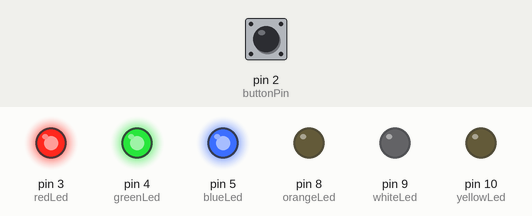
Recording of a sketch running on a simulated Arduino Uno, built with avr-gcc and run on an emulated ATmega328P. Shown: output pins drawn as LEDs (lit = HIGH). The inputs (shaded band) are chosen by the test bench; at power-on: pin 2 (buttonPin) LOW.

Above: at 1.2 s.
1.3 s: pin 2 (buttonPin) pulled HIGH for 0.15 s
At 2.1 s:
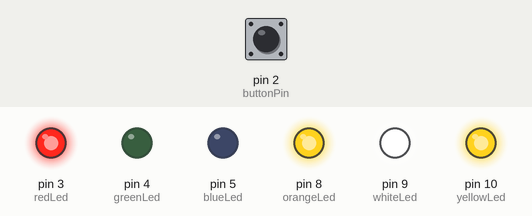
3.8 s: pin 2 (buttonPin) pulled HIGH for 1 s
At 4.2 s:
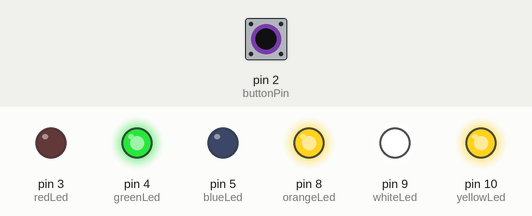
6.3 s: pin 2 (buttonPin) pulled HIGH for 0.15 s
At 7.1 s:
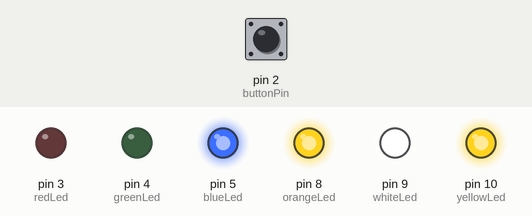
8.8 s: pin 2 (buttonPin) pulled HIGH for 3.2 s
At 13.5 s:
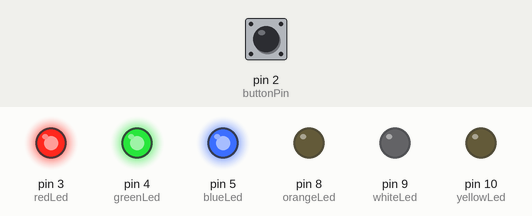
Timing chart, 0 to 15.0 s (numbered marks = the images above; inputs shaded):
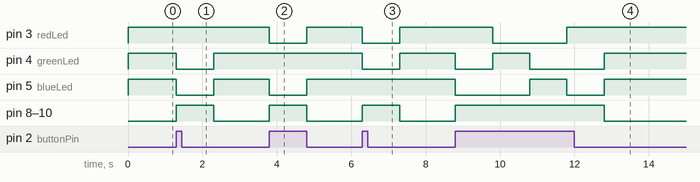

Measured:
- after the input at 1.3 s, pin 4 (greenLed), pin 5 (blueLed): HIGH → LOW at once, → HIGH 1.0 s later; pin 8 (orangeLed), pin 9 (whiteLed), pin 10 (yellowLed): LOW → HIGH at once, → LOW 1.0 s later
- after the input at 3.8 s, pin 3 (redLed), pin 5 (blueLed): HIGH → LOW at once, → HIGH 1.0 s later; pin 8 (orangeLed), pin 9 (whiteLed), pin 10 (yellowLed): LOW → HIGH at once, → LOW 1.0 s later
- after the input at 6.3 s, pin 3 (redLed), pin 4 (greenLed): HIGH → LOW at once, → HIGH 1.0 s later; pin 8 (orangeLed), pin 9 (whiteLed), pin 10 (yellowLed): LOW → HIGH at once, → LOW 1.0 s later
- after the input at 8.8 s, pin 3 (redLed): HIGH → LOW after 1.0 s, → HIGH 2.0 s later; pin 4 (greenLed): HIGH → LOW at once, → HIGH 1.0 s later, → LOW 1.0 s later, → HIGH 2.0 s later

The sketch:

19127608.ino
```cpp
const int buttonPin = 2;

const int redLed = 3;
const int greenLed = 4;
const int blueLed = 5;

const int orangeLed = 8;
const int whiteLed = 9;
const int yellowLed = 10;

int buttonState = 0;

unsigned long previousMillis;
unsigned long currentMillis;

unsigned long flag = 0;
const int holdingTime = 10000;
const int delayTime = 1000;

void setup()
{
	//Serial.begin(9600); //for debugging
	pinMode(buttonPin, INPUT);

	pinMode(redLed, OUTPUT); //led 1
	pinMode(greenLed, OUTPUT); //led 2
	pinMode(blueLed, OUTPUT); //led 3

	pinMode(orangeLed, OUTPUT); //led 4
	pinMode(whiteLed, OUTPUT); //led 5
	pinMode(yellowLed, OUTPUT); //led 6
}
void loop()
{
	buttonState = digitalRead(buttonPin);
	if(buttonState == HIGH) //push the button
	{
		previousMillis = millis(); //start timing
		currentMillis = millis();

		//leds 4, 5, and 6 turn on at the same time
		digitalWrite(orangeLed, HIGH);
		digitalWrite(whiteLed, HIGH);
		digitalWrite(yellowLed, HIGH);

		//turn off because of outter looping
		digitalWrite(redLed, LOW);
		digitalWrite(greenLed, LOW);
		digitalWrite(blueLed, LOW);

		//while not reach defined holding time
		//leds 1, 2 and 3 blink
		while((currentMillis - previousMillis < holdingTime) && digitalRead(buttonPin) == HIGH)
		{
			//String debug = "Pre: " +  String(previousMillis) + "  Cur: " + String(currentMillis) + '\n';
			//Serial.print(debug);
			blink();
			currentMillis = millis(); //update timing value
		};

		while((currentMillis - previousMillis >= holdingTime) && digitalRead(buttonPin) == HIGH)
		{
			//Serial.print("You pushed the button for 10s, all leds are turned on.\n");
			//holding time reach 10s
			//all leds turned on
			digitalWrite(redLed, HIGH);
			digitalWrite(greenLed, HIGH);
			digitalWrite(blueLed, HIGH);

			digitalWrite(orangeLed, HIGH);
			digitalWrite(whiteLed, HIGH);
			digitalWrite(yellowLed, HIGH);
		}
	}
	else
	{
		//release the button: 1, 2, and 3 turned on
		//4, 5, and 6 turned off
		digitalWrite(redLed, HIGH);
		digitalWrite(greenLed, HIGH);
		digitalWrite(blueLed, HIGH);

		digitalWrite(orangeLed, LOW);
		digitalWrite(whiteLed, LOW);
		digitalWrite(yellowLed, LOW);
	}
	//flag = 0; //reset next led memory
}

//flag % 3
//0: red
//1: green
//2: blue
void turnOnLed(int flag)
{
	switch(flag%3)
	{
		case 0:
		{
			digitalWrite(redLed, HIGH);
			if(digitalRead(buttonPin) == HIGH)
				delay(delayTime);
			digitalWrite(redLed, LOW);
			break;
		}
		case 1:
		{
			digitalWrite(greenLed, HIGH);
			if(digitalRead(buttonPin) == HIGH)
				delay(delayTime);
			digitalWrite(greenLed, LOW);
			break;
		}
		case 2:
		{
			digitalWrite(blueLed, HIGH);
			if(digitalRead(buttonPin) == HIGH)
				delay(delayTime);
			digitalWrite(blueLed, LOW);
			break;
		}
	};
}

//not reset the value of flag
//the leds keep memorizing which led gonna be turned on
void blink()
{
	turnOnLed(flag);
	flag += 1;
  	//String debug = "Flag value for blinking: " + String(flag) + '\n';
	//Serial.print(debug);
}
```
